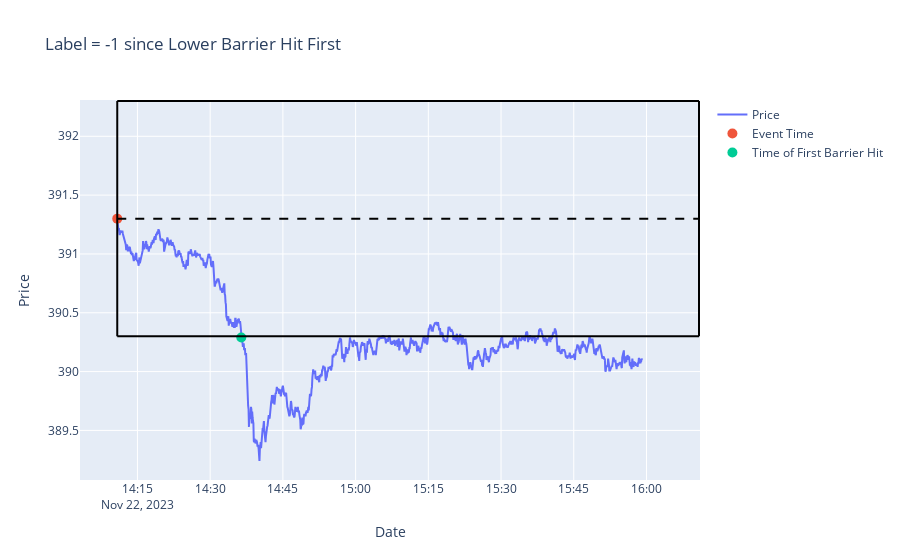

Notebook code for this chart:
### Markdown cell above
### Example 2: Label = -1 since Lower Barrier Hits First

### Code cell
df_tiny = df.tail(5990).head(1300).reset_index()
plot_tripple_barrier_example(df_tiny)

### Figure 1 — Plotly figure (JSON) as saved in the notebook; plotly's stock layout.template omitted (floating-point values rounded to 4 significant figures; data arrays with more than 128 entries replaced by an {"elided": "..."} marker saying what was removed)
{"data": [{"name": "Price", "type": "scatter", "x": {"elided": "1300 str values"}, "y": {"elided": "1300 float values"}}, {"marker": {"size": 10}, "mode": "markers", "name": "Event Time", "type": "scatter", "x": ["2023-11-22T14:10:50"], "y": [391.3]}, {"marker": {"size": 10}, "mode": "markers", "name": "Time of First Barrier Hit", "type": "scatter", "x": ["2023-11-22T14:36:25"], "y": [390.3]}], "layout": {"shapes": [{"line": {"color": "black", "width": 2}, "type": "line", "x0": "2023-11-22T14:10:50", "x1": "2023-11-22T14:10:50", "xref": "x", "y0": 390.3, "y1": 392.3}, {"line": {"color": "black", "width": 2}, "type": "line", "x0": "2023-11-22T16:10:50", "x1": "2023-11-22T16:10:50", "xref": "x", "y0": 390.3, "y1": 392.3}, {"line": {"color": "black", "width": 2}, "type": "line", "x0": "2023-11-22T14:10:50", "x1": "2023-11-22T16:10:50", "xref": "x", "y0": 392.3, "y1": 392.3, "yref": "y"}, {"line": {"color": "black", "width": 2}, "type": "line", "x0": "2023-11-22T14:10:50", "x1": "2023-11-22T16:10:50", "xref": "x", "y0": 390.3, "y1": 390.3, "yref": "y"}, {"line": {"color": "black", "dash": "dash", "width": 2}, "type": "line", "x0": "2023-11-22T14:10:50", "x1": "2023-11-22T16:10:50", "xref": "x", "y0": 391.3, "y1": 391.3, "yref": "y"}], "title": {"text": "Label = -1 since Lower Barrier Hit First"}, "xaxis": {"title": {"text": "Date"}}, "yaxis": {"title": {"text": "Price"}}}}
